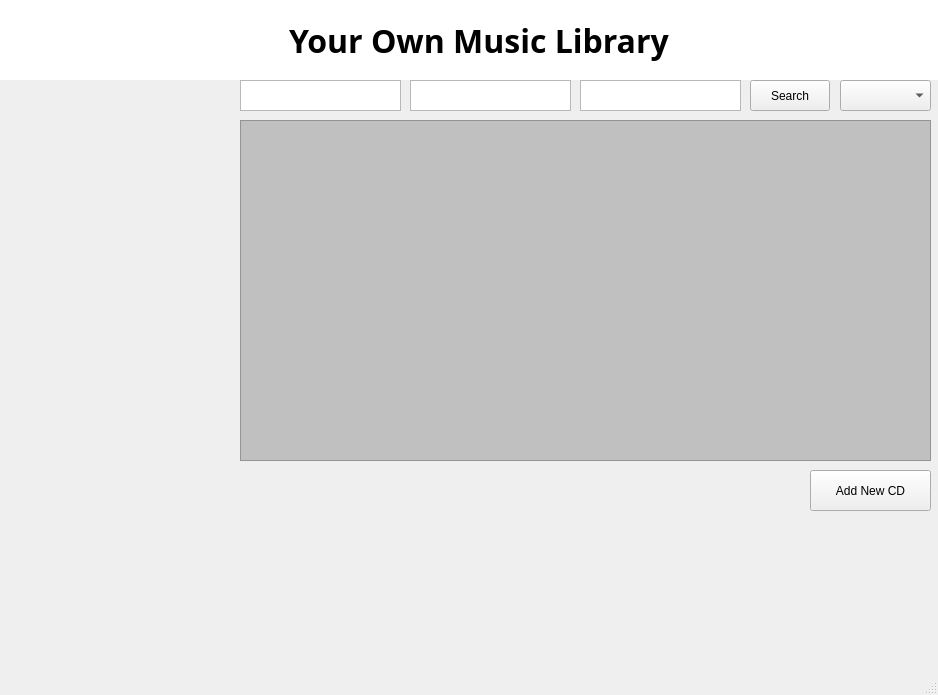
<?xml version="1.0" encoding="UTF-8"?>
<ui version="4.0">
 <class>musicapp</class>
 <widget class="QMainWindow" name="musicapp">
  <property name="geometry">
   <rect>
    <x>0</x>
    <y>0</y>
    <width>938</width>
    <height>695</height>
   </rect>
  </property>
  <property name="windowTitle">
   <string>Music CDs</string>
  </property>
  <property name="windowIcon">
   <iconset resource="src.qrc">
    <normaloff>:/images/cd.png</normaloff>:/images/cd.png</iconset>
  </property>
  <property name="styleSheet">
   <string notr="true">#centralwidget {
	border-image: url(:/images/musicbackground.jpg)
}</string>
  </property>
  <widget class="QWidget" name="centralwidget">
   <widget class="QWidget" name="topPanel" native="true">
    <property name="geometry">
     <rect>
      <x>-1</x>
      <y>0</y>
      <width>941</width>
      <height>80</height>
     </rect>
    </property>
    <property name="styleSheet">
     <string notr="true">#topPanel {
	background-color: white
}</string>
    </property>
    <widget class="QLabel" name="label">
     <property name="geometry">
      <rect>
       <x>290</x>
       <y>0</y>
       <width>431</width>
       <height>81</height>
      </rect>
     </property>
     <property name="font">
      <font>
       <family>Noto Sans Kayah Li</family>
       <pointsize>24</pointsize>
       <weight>75</weight>
       <bold>true</bold>
      </font>
     </property>
     <property name="text">
      <string>Your Own Music Library</string>
     </property>
    </widget>
    <widget class="QWidget" name="appIcon" native="true">
     <property name="geometry">
      <rect>
       <x>170</x>
       <y>0</y>
       <width>120</width>
       <height>80</height>
      </rect>
     </property>
     <property name="styleSheet">
      <string notr="true">#appIcon {
	border-image: url(:/images/sol-key.jpg)
}</string>
     </property>
    </widget>
   </widget>
   <widget class="QTableWidget" name="musicTable">
    <property name="geometry">
     <rect>
      <x>240</x>
      <y>120</y>
      <width>691</width>
      <height>341</height>
     </rect>
    </property>
    <property name="styleSheet">
     <string notr="true">#musicTable {
	background-color: #C0C0C0;
	alternate-background-color: #606060;
	selection-background-color: #282828;
}</string>
    </property>
    <property name="editTriggers">
     <set>QAbstractItemView::NoEditTriggers</set>
    </property>
    <attribute name="horizontalHeaderStretchLastSection">
     <bool>true</bool>
    </attribute>
   </widget>
   <widget class="QPushButton" name="pushButton">
    <property name="geometry">
     <rect>
      <x>810</x>
      <y>470</y>
      <width>121</width>
      <height>41</height>
     </rect>
    </property>
    <property name="text">
     <string>Add New CD</string>
    </property>
   </widget>
   <widget class="QWidget" name="cdicon" native="true">
    <property name="geometry">
     <rect>
      <x>760</x>
      <y>470</y>
      <width>41</width>
      <height>41</height>
     </rect>
    </property>
    <property name="styleSheet">
     <string notr="true">#cdicon {
	border-image: url(:/images/cd.png)
}</string>
    </property>
   </widget>
   <widget class="QPushButton" name="searchButton">
    <property name="geometry">
     <rect>
      <x>750</x>
      <y>80</y>
      <width>80</width>
      <height>31</height>
     </rect>
    </property>
    <property name="text">
     <string>Search</string>
    </property>
   </widget>
   <widget class="QTextEdit" name="authorSearchText">
    <property name="geometry">
     <rect>
      <x>240</x>
      <y>80</y>
      <width>161</width>
      <height>31</height>
     </rect>
    </property>
   </widget>
   <widget class="QTextEdit" name="genreSearchText">
    <property name="geometry">
     <rect>
      <x>410</x>
      <y>80</y>
      <width>161</width>
      <height>31</height>
     </rect>
    </property>
   </widget>
   <widget class="QTextEdit" name="yearSearchText">
    <property name="geometry">
     <rect>
      <x>580</x>
      <y>80</y>
      <width>161</width>
      <height>31</height>
     </rect>
    </property>
   </widget>
   <widget class="QComboBox" name="comboBox">
    <property name="geometry">
     <rect>
      <x>840</x>
      <y>80</y>
      <width>91</width>
      <height>31</height>
     </rect>
    </property>
   </widget>
  </widget>
  <widget class="QMenuBar" name="menubar">
   <property name="geometry">
    <rect>
     <x>0</x>
     <y>0</y>
     <width>938</width>
     <height>22</height>
    </rect>
   </property>
  </widget>
  <widget class="QStatusBar" name="statusbar"/>
 </widget>
 <resources>
  <include location="src.qrc"/>
 </resources>
 <connections/>
</ui>
